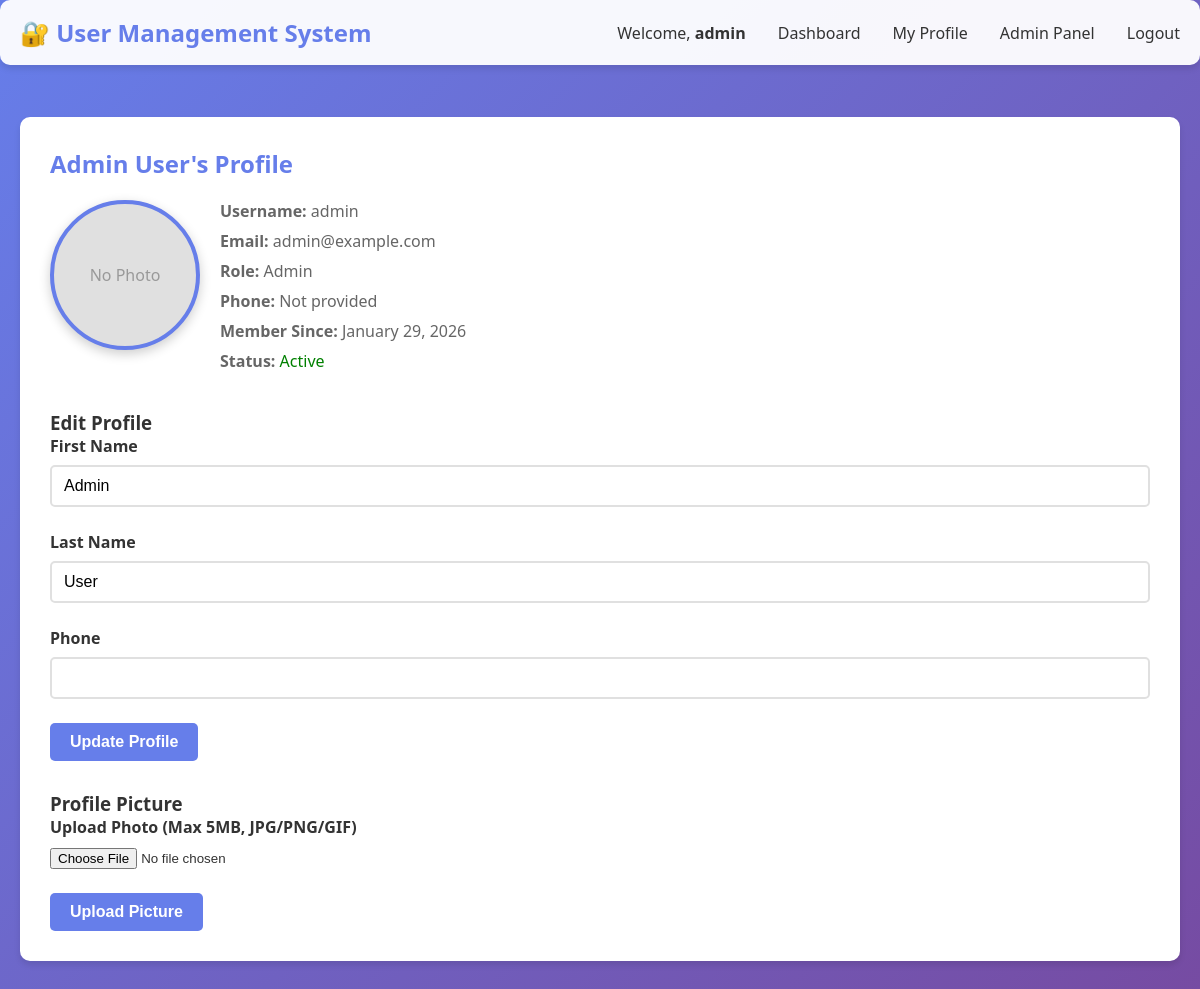
The app's page /profile.php (signed in) with its own data.
### tables this page shows
CREATE TABLE IF NOT EXISTS users (
    user_id INT AUTO_INCREMENT PRIMARY KEY,
    username VARCHAR(100) NOT NULL UNIQUE,
    email VARCHAR(100) NOT NULL UNIQUE,
    password_hash VARCHAR(255) NOT NULL,
    first_name VARCHAR(100),
    last_name VARCHAR(100),
    phone VARCHAR(20),
    profile_picture VARCHAR(255),
    role_id INT NOT NULL DEFAULT 1,
    is_active BOOLEAN DEFAULT TRUE,
    created_at TIMESTAMP DEFAULT CURRENT_TIMESTAMP,
    updated_at TIMESTAMP DEFAULT CURRENT_TIMESTAMP ON UPDATE CURRENT_TIMESTAMP,
    FOREIGN KEY (role_id) REFERENCES roles(role_id),
    INDEX (username),
    INDEX (email),
    INDEX (role_id)
);

CREATE TABLE IF NOT EXISTS roles (
    role_id INT AUTO_INCREMENT PRIMARY KEY,
    role_name VARCHAR(50) NOT NULL UNIQUE,
    created_at TIMESTAMP DEFAULT CURRENT_TIMESTAMP
);

### php/users.php (called while the page is built, shortened)
<?php
class UserManager {
    private $mysqli;
    public function __construct($mysqli) {
        $this->mysqli = $mysqli;
    }
    public function getUserById($user_id) {
        $stmt = $this->mysqli->prepare("
            SELECT u.*, r.role_name
            FROM users u
            LEFT JOIN roles r ON u.role_id = r.role_id
            WHERE u.user_id = ?
        ");
        $stmt->bind_param("i", $user_id);
        $stmt->execute();
        return $stmt->get_result()->fetch_assoc();
    }
}
?>

### profile.php (the view, shortened to what this page needs)
<?php
require_once 'php/config.php';
$demo_mode = isset($_SESSION['demo_mode']) && $_SESSION['demo_mode'];
if ($demo_mode) {
    $demo_users = [
        1 => ['user_id' => 1, 'username' => 'admin', 'email' => 'admin@example.com', 'first_name' => 'Admin', 'last_name' => 'User', 'phone' => '+1-555-0100', 'role_name' => 'Administrator', 'is_active' => 1, 'created_at' => '2025-01-01 10:00:00', 'profile_picture' => null],
        2 => ['user_id' => 2, 'username' => 'user', 'email' => 'user@example.com', 'first_name' => 'Regular', 'last_name' => 'User', 'phone' => '+1-555-0101', 'role_name' => 'User', 'is_active' => 1, 'created_at' => '2025-01-05 10:00:00', 'profile_picture' => null],
        3 => ['user_id' => 3, 'username' => 'john_doe', 'email' => 'john@example.com', 'first_name' => 'John', 'last_name' => 'Doe', 'phone' => '+1-555-0102', 'role_name' => 'User', 'is_active' => 1, 'created_at' => '2025-01-10 10:00:00', 'profile_picture' => null],
    ];
    $user_id = $_GET['id'] ?? $_SESSION['user_id'];
    $user = $demo_users[$user_id] ?? $demo_users[1];
    if ($_SERVER['REQUEST_METHOD'] == 'POST' && isset($_POST['action']) && $_POST['action'] == 'update_profile') {
        $user['first_name'] = $_POST['first_name'];
        $user['last_name'] = $_POST['last_name'];
        $user['phone'] = $_POST['phone'];
        $success = 'Profile updated successfully (Demo Mode)';
    }
} else {
    require_once 'php/users.php';
    $userManager = new UserManager($mysqli);
    $user_id = $_GET['id'] ?? $_SESSION['user_id'];
    $user = $userManager->getUserById($user_id);
}
?>
<!DOCTYPE html>
<html lang="en">
<head>
    <link rel="stylesheet" href="css/style.css">
</head>
<body>
    <nav>
        <div class="container">
            <h1>🔐 User Management System</h1>
            <ul>
                <li>Welcome, <strong><?php echo htmlspecialchars($_SESSION['username']); ?></strong></li>
                <li><a href="dashboard.php">Dashboard</a></li>
                <li><a href="profile.php">My Profile</a></li>
                <?php if ($_SESSION['role_id'] == 2): ?>
                    <li><a href="admin_panel.php">Admin Panel</a></li>
                <?php endif; ?>
                <li><a href="php/logout.php">Logout</a></li>
            </ul>
        </div>
    </nav>
    <div class="container">
        <div class="card">
            <h2><?php echo htmlspecialchars($user['first_name'] . ' ' . $user['last_name']); ?>'s Profile</h2>
            <div class="profile-header">
                <?php if ($user['profile_picture']): ?>
                    <img src="uploads/profiles/<?php echo htmlspecialchars($user['profile_picture']); ?>" alt="Profile" class="profile-picture">
                <?php else: ?>
                    <div class="profile-picture" style="background: #e0e0e0; display: flex; align-items: center; justify-content: center; color: #999;">
                        No Photo
                    </div>
                <?php endif; ?>
                <div class="profile-info">
                    <p><strong>Username:</strong> <?php echo htmlspecialchars($user['username']); ?></p>
                    <p><strong>Email:</strong> <?php echo htmlspecialchars($user['email']); ?></p>
                    <p><strong>Role:</strong> <?php echo htmlspecialchars($user['role_name']); ?></p>
                    <p><strong>Phone:</strong> <?php echo htmlspecialchars($user['phone'] ?: 'Not provided'); ?></p>
                    <p><strong>Member Since:</strong> <?php echo date('F j, Y', strtotime($user['created_at'])); ?></p>
                    <p><strong>Status:</strong> <span style="color: <?php echo $user['is_active'] ? 'green' : 'red'; ?>;">
                        <?php echo $user['is_active'] ? 'Active' : 'Inactive'; ?>
                    </span></p>
                </div>
            </div>
            <?php if ($user_id == $_SESSION['user_id'] || $_SESSION['role_id'] == 2): ?>
                <form method="POST" style="margin-top: 30px;">
                    <h3>Edit Profile</h3>
                    <div class="form-group">
                        <label for="first_name">First Name</label>
                        <input type="text" id="first_name" name="first_name" value="<?php echo htmlspecialchars($user['first_name']); ?>" required>
                    </div>
                    <div class="form-group">
                        <label for="last_name">Last Name</label>
                        <input type="text" id="last_name" name="last_name" value="<?php echo htmlspecialchars($user['last_name']); ?>" required>
                    </div>
                    <div class="form-group">
                        <label for="phone">Phone</label>
                        <input type="tel" id="phone" name="phone" value="<?php echo htmlspecialchars($user['phone'] ?? ''); ?>">
                    </div>
                    <button type="submit" class="btn btn-primary">Update Profile</button>
                </form>
                <form method="POST" enctype="multipart/form-data" style="margin-top: 30px;">
                    <h3>Profile Picture</h3>
                    <div class="form-group">
                        <label for="profile_picture">Upload Photo (Max 5MB, JPG/PNG/GIF)</label>
                        <input type="file" id="profile_picture" name="profile_picture" accept="image/*" onchange="handleFileUpload(event)" required>
                    </div>
                    <button type="submit" class="btn btn-primary">Upload Picture</button>
                </form>
            <?php endif; ?>
        </div>
    </div>
</body>
</html>

### css/style.css (style rules this page uses)
* { margin: 0; padding: 0; box-sizing: border-box; }
body { font-family: 'Segoe UI', Tahoma, Geneva, Verdana, sans-serif; background: linear-gradient(135deg, #667eea 0%, #764ba2 100%); min-height: 100vh; color: #333; }
.container { max-width: 1200px; margin: 0 auto; padding: 20px; }
nav { background: rgba(255, 255, 255, 0.95); padding: 1rem 0; margin-bottom: 2rem; border-radius: 10px; box-shadow: 0 4px 6px rgba(0, 0, 0, 0.1); }
nav .container { display: flex; justify-content: space-between; align-items: center; padding: 0 20px; }
nav h1 { color: #667eea; font-size: 1.5rem; }
nav ul { list-style: none; display: flex; gap: 2rem; align-items: center; }
nav a { text-decoration: none; color: #333; transition: color 0.3s; font-weight: 500; }
.card { background: white; border-radius: 10px; padding: 30px; box-shadow: 0 4px 6px rgba(0, 0, 0, 0.1); margin-bottom: 20px; }
.card h2 { color: #667eea; margin-bottom: 20px; }
.form-group { margin-bottom: 1.5rem; }
label { display: block; margin-bottom: 0.5rem; font-weight: 600; color: #333; }
input[type="text"], input[type="email"], input[type="password"], input[type="tel"], input[type="number"], select, textarea { width: 100%; padding: 10px 12px; border: 2px solid #e0e0e0; border-radius: 5px; font-size: 1rem; transition: border-color 0.3s; }
.btn { padding: 10px 20px; border: none; border-radius: 5px; font-size: 1rem; cursor: pointer; transition: all 0.3s; font-weight: 600; }
.btn-primary { background: #667eea; color: white; }
.profile-header { display: flex; gap: 20px; margin-bottom: 30px; align-items: flex-start; }
.profile-picture { width: 150px; height: 150px; border-radius: 50%; object-fit: cover; border: 4px solid #667eea; box-shadow: 0 4px 12px rgba(0, 0, 0, 0.2); }
.profile-info { flex: 1; }
.profile-info p { margin-bottom: 8px; color: #666; }

### records on screen
users: first_name+last_name "Admin User", username "admin", email "admin@example.com", role.role_name "Admin", phone "Not provided", created_at "January 29, 2026", first_name "Admin", last_name "User"

### other values on screen
$_SESSION['username'] "admin"
